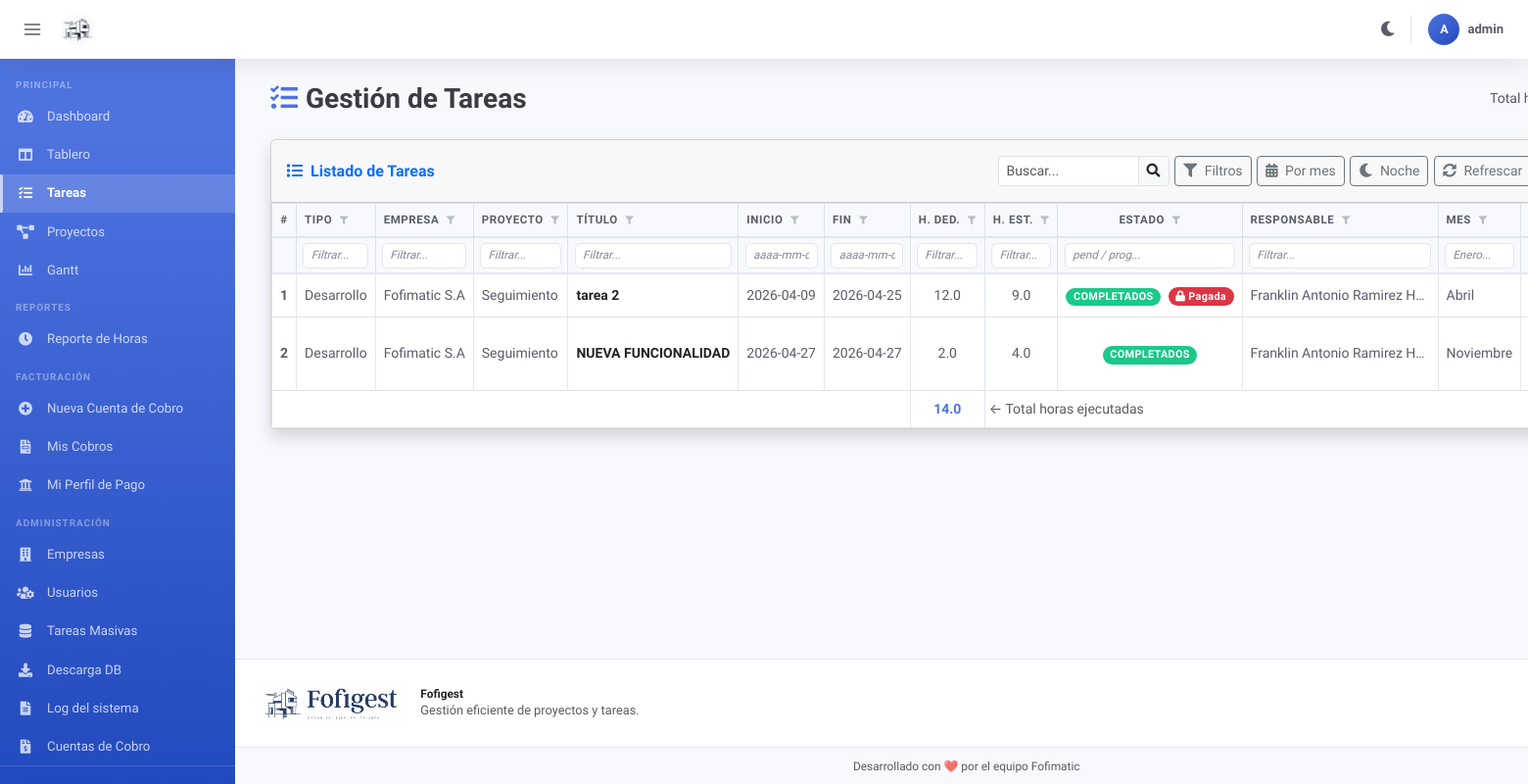
The page /tareas (signed in) on the database its author committed.
### models/models.py (models this page shows, shortened)
class Tareas(db.Model):
    id = db.Column(db.Integer, primary_key=True)
    empresa = db.Column(db.String(100), nullable=False)
    codigo_proyecto = db.Column(db.String(50), nullable=False)
    codigo_tarea = db.Column(db.String(50), nullable=False, unique=True)
    titulo = db.Column(db.String(100), nullable=False)
    descripcion = db.Column(db.Text, nullable=False)  # Se mantiene db.Text para permitir cualquier tamaño de texto
    fecha_inicio = db.Column(db.Date, nullable=False)  # Fecha de inicio del proyecto
    fecha_fin = db.Column(db.Date, nullable=True)  # Fecha de fin del proyecto
    responsable = db.Column(db.String(100), nullable=False)  # Responsable asignado a la tarea
    horas_dedicadas = db.Column(db.Float, nullable=False, default=0)  # Horas dedicadas
    horas_estimadas = db.Column(db.Float, nullable=False)  # Horas estimadas para completar la tarea
    fecha_facturacion = db.Column(db.Date, nullable=True)  # Fecha de facturación
    estado = db.Column(db.Enum('PENDIENTE', 'PROGRESO', 'REVISIÓN', 'IMPEDIMENTOS', 'COMPLETADOS', name='estado_tarea'), nullable=False, default='PENDIENTE')  # Estado de la tarea
    detalles_editor = db.Column(db.JSON)  # <-- Cambiado a JSON para almacenar el editor de detalles
    tipo_consumo = db.Column(db.Enum('Desarrollo', 'Reuniones', 'Desarrollo por control de cambio', 'Soporte', 'Oportunidad de mejora', name='tipo_consumo'), nullable=False, default='Desarrollo')
    mes = db.Column(db.Enum(
        'Enero', 'Febrero', 'Marzo', 'Abril', 'Mayo', 'Junio',
        'Julio', 'Agosto', 'Septiembre', 'Octubre', 'Noviembre', 'Diciembre',
        name='meses'),
        nullable=False, default='Enero'
    )
    facturada = db.Column(db.Boolean, default=False, nullable=False, server_default='0')
    cuenta_cobro_id = db.Column(db.Integer, nullable=True)

### app.py (the view)
@app.route('/tareas', methods=['GET', 'POST'])
@login_required
def vista_tareas():
    proyectos = models.Proyecto.query.all()
    usuarios = models.Usuarios.query.all()
    empresas = models.Empresas.query.all()
    tareas_query = models.Tareas.query
    if request.method == 'POST':
        estado = request.form.get('estado_')
        if estado:
            tareas_query = tareas_query.filter(models.Tareas.estado == estado)
        responsable = request.form.get('responsable_')
        if responsable:
            tareas_query = tareas_query.filter(models.Tareas.responsable == responsable)
        proyecto = request.form.get('proyecto_')
        if proyecto:
            tareas_query = tareas_query.filter(models.Tareas.codigo_proyecto == proyecto)
        mes = request.form.get('mes_')
        if mes:
            tareas_query = tareas_query.filter(models.Tareas.mes == mes)
        empresa = request.form.get('empresa_')
        if empresa:
            tareas_query = tareas_query.filter(models.Tareas.empresa == empresa)
        fecha_inicio = request.form.get('fecha_inicio_')
        fecha_fin = request.form.get('fecha_fin_')
        if fecha_inicio and fecha_fin:
            tareas_query = tareas_query.filter(models.Tareas.fecha_inicio >= fecha_inicio,
                                            models.Tareas.fecha_fin <= fecha_fin)
        tareas = tareas_query.all()
    else:
        tareas = models.Tareas.query.all()
    total_horas_ejecucion = sum((tarea.horas_dedicadas or 0) for tarea in tareas)
    tareas_pagadas_ids = _get_tareas_pagadas_ids(tareas)
    return render_template("tareas.html", tareas=tareas,
                                        empresas=empresas,
                                        proyectos=proyectos,
                                        usuarios=usuarios,
                                        total_horas_ejecucion=total_horas_ejecucion,
                                        tareas_pagadas_ids=tareas_pagadas_ids)

### templates/tareas.html (shortened to what this page needs)
{% extends 'Base.html' %}
{% block content %}
<div class="container-fluid">
  <div class="d-sm-flex align-items-center justify-content-between mb-4">
    <h1 class="h3 mb-0 fw-bold" style="color: var(--text-heading)">
      <i class="fas fa-tasks me-2" style="color: var(--color-primary)"></i>Gestión de Tareas
    </h1>
    <small class="text-muted">
      Total horas ejecutadas:
    </small>
  </div>
  <div class="card shadow mb-4" style="border-radius: var(--radius)">
    <div class="card-header py-3 d-flex align-items-center justify-content-between flex-wrap gap-2"
         style="border-radius: calc(var(--radius) - 1px) calc(var(--radius) - 1px) 0 0">
      <div class="d-flex align-items-center gap-2 flex-wrap">
        <h6 class="m-0 fw-bold text-primary">
          <i class="fas fa-list me-2"></i>Listado de Tareas
        </h6>
      </div>
      <div class="d-flex flex-wrap tareas-toolbar align-items-center">
        <div class="input-group input-group-sm" style="width: 175px">
          <input type="text" id="buscador" class="form-control"
                 placeholder="Buscar..." onkeyup="filtrarTabla()">
          <span class="input-group-text"><i class="fas fa-search"></i></span>
        </div>
        <button class="btn btn-outline-secondary btn-sm"
                data-bs-toggle="modal" data-bs-target="#filtroModal" title="Filtros">
          <i class="fas fa-filter me-1"></i>
          <span class="d-none d-md-inline">Filtros</span>
        </button>
        <button class="btn btn-outline-secondary btn-sm" onclick="ordenarPorMes()" title="Ordenar por mes">
          <i class="fas fa-calendar-alt me-1"></i>
          <span class="d-none d-md-inline">Por mes</span>
        </button>
        <button id="modoToggle" class="btn btn-outline-secondary btn-sm"
                onclick="alternarModo()" title="Alternar modo oscuro">
          <i class="fas fa-moon me-1"></i>
          <span class="d-none d-md-inline">Noche</span>
        </button>
        <a href="/tareas" class="btn btn-outline-secondary btn-sm" title="Refrescar">
          <i class="fas fa-sync-alt me-1"></i>
          <span class="d-none d-md-inline">Refrescar</span>
        </a>
      </div>
    </div>
    <div class="card-body p-0">
      <div class="table-responsive" style="max-height: 70vh; overflow-y: auto">
        <table class="table table-bordered table-hover mb-0" id="dataTable" cellspacing="0">
          <thead>
            <tr>
              <th class="d-none d-sm-table-cell text-center" style="width: 44px">#</th>
              <th class="d-none d-sm-table-cell">Tipo <i class="fas fa-filter fa-xs text-secondary ms-1"></i></th>
              <th class="d-none d-sm-table-cell">Empresa <i class="fas fa-filter fa-xs text-secondary ms-1"></i></th>
              <th class="d-none d-sm-table-cell">Proyecto <i class="fas fa-filter fa-xs text-secondary ms-1"></i></th>
              <th class="d-none d-sm-table-cell">Título <i class="fas fa-filter fa-xs text-secondary ms-1"></i></th>
              <th class="d-none d-sm-table-cell">Inicio <i class="fas fa-filter fa-xs text-secondary ms-1"></i></th>
              <th class="d-none d-sm-table-cell">Fin <i class="fas fa-filter fa-xs text-secondary ms-1"></i></th>
              <th class="d-none d-sm-table-cell text-center">H. Ded. <i class="fas fa-filter fa-xs text-secondary ms-1"></i></th>
              <th class="d-none d-sm-table-cell text-center">H. Est. <i class="fas fa-filter fa-xs text-secondary ms-1"></i></th>
              <th class="d-none d-sm-table-cell text-center">Estado <i class="fas fa-filter fa-xs text-secondary ms-1"></i></th>
              <th class="d-none d-sm-table-cell">Responsable <i class="fas fa-filter fa-xs text-secondary ms-1"></i></th>
              <th class="d-none d-sm-table-cell">Mes <i class="fas fa-filter fa-xs text-secondary ms-1"></i></th>
              <th class="d-none d-sm-table-cell text-center">Acciones</th>
            </tr>
            <tr id="filter-row">
              <th class="d-none d-sm-table-cell"></th>
              <th class="d-none d-sm-table-cell">
                <input type="text" class="col-filter-input" data-col="1"
                       placeholder="Filtrar..." oninput="actualizarVisibilidad()" autocomplete="off">
              </th>
              <th class="d-none d-sm-table-cell">
                <input type="text" class="col-filter-input" data-col="2"
                       placeholder="Filtrar..." oninput="actualizarVisibilidad()" autocomplete="off">
              </th>
              <th class="d-none d-sm-table-cell">
                <input type="text" class="col-filter-input" data-col="3"
                       placeholder="Filtrar..." oninput="actualizarVisibilidad()" autocomplete="off">
              </th>
              <th class="d-none d-sm-table-cell">
                <input type="text" class="col-filter-input" data-col="4"
                       placeholder="Filtrar..." oninput="actualizarVisibilidad()" autocomplete="off">
              </th>
              <th class="d-none d-sm-table-cell">
                <input type="text" class="col-filter-input" data-col="5"
                       placeholder="aaaa-mm-dd" oninput="actualizarVisibilidad()" autocomplete="off">
              </th>
              <th class="d-none d-sm-table-cell">
                <input type="text" class="col-filter-input" data-col="6"
                       placeholder="aaaa-mm-dd" oninput="actualizarVisibilidad()" autocomplete="off">
              </th>
              <th class="d-none d-sm-table-cell">
                <input type="text" class="col-filter-input" data-col="7"
                       placeholder="Filtrar..." oninput="actualizarVisibilidad()" autocomplete="off">
              </th>
              <th class="d-none d-sm-table-cell">
                <input type="text" class="col-filter-input" data-col="8"
                       placeholder="Filtrar..." oninput="actualizarVisibilidad()" autocomplete="off">
              </th>
              <th class="d-none d-sm-table-cell">
                <input type="text" class="col-filter-input" data-col="9"
                       placeholder="pend / prog..." oninput="actualizarVisibilidad()" autocomplete="off">
              </th>
              <th class="d-none d-sm-table-cell">
                <input type="text" class="col-filter-input" data-col="10"
                       placeholder="Filtrar..." oninput="actualizarVisibilidad()" autocomplete="off">
              </th>
              <th class="d-none d-sm-table-cell">
                <input type="text" class="col-filter-input" data-col="11"
                       placeholder="Enero..." oninput="actualizarVisibilidad()" autocomplete="off">
              </th>
              <th class="d-none d-sm-table-cell"></th>
            </tr>
          </thead>
          <tbody>
            {% for tarea in tareas %}
            <tr>
              <td class="d-none d-sm-table-cell text-center fw-bold text-muted">
                {{ loop.index }}
              </td>
              <td class="d-none d-sm-table-cell">{{ tarea.tipo_consumo }}</td>
              <td class="d-none d-sm-table-cell">{{ tarea.empresa }}</td>
              <td class="d-none d-sm-table-cell">{{ tarea.codigo_proyecto }}</td>
              <td class="d-none d-sm-table-cell" style="max-width: 230px">
                <a href="#" class="text-dark fw-bold text-decoration-none"
                   data-bs-toggle="modal" data-bs-target="#tareasform"
                   onclick="editarTarea({{ tarea.id }})">
                  {{ tarea.titulo }}
                </a>
              </td>
              <td class="d-none d-sm-table-cell fecha-cell"
                  data-fecha="{{ tarea.fecha_inicio }}">{{ tarea.fecha_inicio }}</td>
              <td class="d-none d-sm-table-cell fecha-cell"
                  data-fecha="{{ tarea.fecha_fin }}">{{ tarea.fecha_fin }}</td>
              <td class="d-none d-sm-table-cell text-center">{{ tarea.horas_dedicadas }}</td>
              <td class="d-none d-sm-table-cell text-center">{{ tarea.horas_estimadas }}</td>
              <td class="d-none d-sm-table-cell text-center">
                {% if tarea.estado == 'PENDIENTE' %}
                  <span class="badge rounded-pill bg-secondary badge-status">PENDIENTE</span>
                {% elif tarea.estado == 'PROGRESO' %}
                  <span class="badge rounded-pill badge-status"
                        style="background-color: var(--color-info)">PROGRESO</span>
                {% elif tarea.estado == 'REVISIÓN' %}
                  <span class="badge rounded-pill bg-warning text-dark badge-status">REVISIÓN</span>
                {% elif tarea.estado == 'IMPEDIMENTOS' %}
                  <span class="badge rounded-pill bg-danger badge-status">IMPEDIMENTOS</span>
                {% elif tarea.estado == 'COMPLETADOS' %}
                  <span class="badge rounded-pill badge-status"
                        style="background-color: var(--color-success)">COMPLETADOS</span>
                {% else %}
                  <span class="badge rounded-pill bg-secondary badge-status">{{ tarea.estado }}</span>
                {% endif %}
                {% if tarea.facturada %}
                  <span class="badge rounded-pill {{ 'bg-danger' if tarea.id in tareas_pagadas_ids else 'bg-secondary' }} badge-status ms-1">
                    <i class="fas fa-lock"></i> {{ 'Pagada' if tarea.id in tareas_pagadas_ids else 'Facturada' }}
                  </span>
                {% endif %}
              </td>
              <td class="d-none d-sm-table-cell">{{ tarea.responsable }}</td>
              <td class="d-none d-sm-table-cell">{{ tarea.mes }}</td>
              <td class="d-none d-sm-table-cell text-center text-nowrap">
              </td>
            </tr>
            {% endfor %}
          </tbody>
          <tfoot>
            <tr>
              <td class="d-none d-sm-table-cell" colspan="7"></td>
              <td class="d-none d-sm-table-cell text-center fw-bold"
                  style="color: var(--color-primary)">{{ total_horas_ejecucion }}</td>
              <td class="d-none d-sm-table-cell text-muted small ps-1" colspan="5">
                &larr; Total horas ejecutadas
              </td>
            </tr>
          </tfoot>
        </table>
      </div>
    </div>
  </div>
</div>
{% endblock %}

### rows shown on the page
Tareas: tipo_consumo "Desarrollo", empresa "Fofimatic S.A", codigo_proyecto "Seguimiento", titulo "tarea 2", fecha_inicio "2026-04-09", fecha_fin "2026-04-25", horas_dedicadas "12.0", horas_estimadas "9.0", estado "COMPLETADOS", id "Pagada", responsable "Franklin Antonio Ramirez H…", mes "Abril"
Tareas: tipo_consumo "Desarrollo", empresa "Fofimatic S.A", codigo_proyecto "Seguimiento", titulo "NUEVA FUNCIONALIDAD", fecha_inicio "2026-04-27", fecha_fin "2026-04-27", horas_dedicadas "2.0", horas_estimadas "4.0", estado "COMPLETADOS", responsable "Franklin Antonio Ramirez H…", mes "Noviembre"

### other values the page prints
{{ session.get('username', '?')[0] | upper }} "A"
{{ session.get('username', '') }} "admin"
{{ total_horas_ejecucion }} "14.0"
